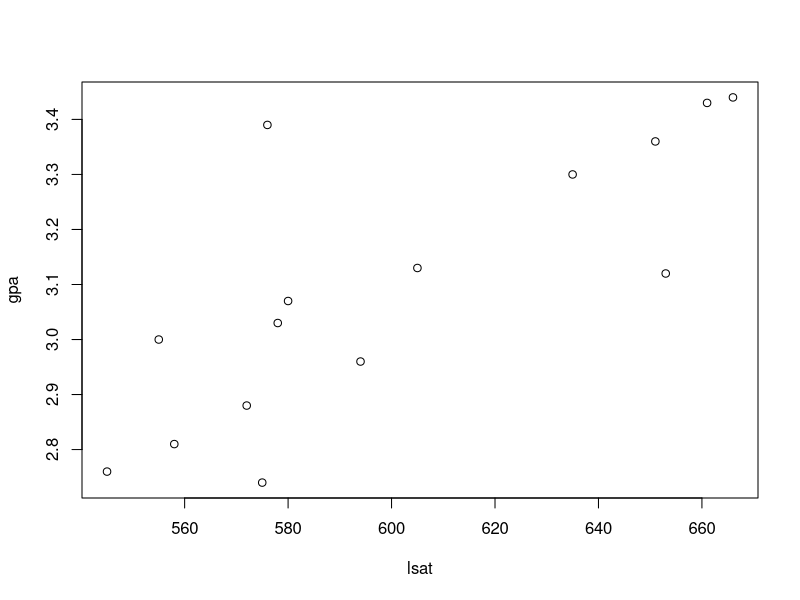
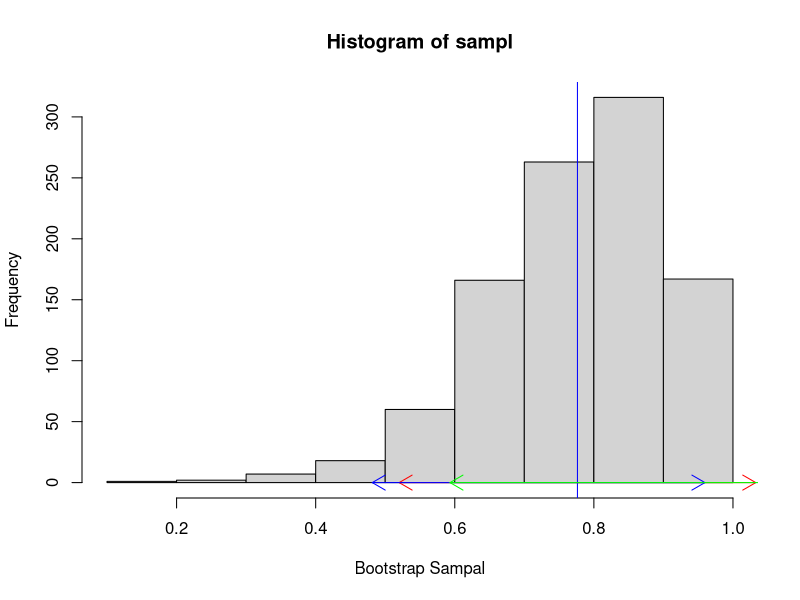

Source code (R) for these figures, in order:
lsat <- c(576,635,558,578,666,580,555,661,651,605,653,575,545,572,594)
gpa <- c(3.39,3.30,2.81,3.03,3.44,3.07,3.00,3.43,3.36,3.13,3.12,2.74,2.76,2.88,2.96)
df <- cbind(lsat,gpa)
N <- nrow(df)
#df[sample(1:N,replace = T),]
#cor(df[sample(1:N,replace = T),])[1,2]
#bootstarp replications
plot(lsat,gpa)
B <- 1000
sampl = 0

for(i in 1:B)
{
	sampl[i] = cor(df[sample(1:N,replace = T),])[1,2]
}

theta.hat = sum((lsat - mean(lsat))*(gpa - mean(gpa))) / sqrt(sum((lsat - mean(lsat))^2)*sum((gpa-mean(gpa))^2))
#theta.hat <- 0.776
se.hat <- sd(sampl)
alpha <- 0.05

#confidence intervals
#normal based C.I.
T.hat.normal <- theta.hat  + 2 * c(-se.hat,se.hat)
cat("normal based confidence interval is ",T.hat.normal,"\n")

#percentile C.I.
quantiles <- quantile(sampl,probs = c(1 - (alpha/2.0), alpha/2.0))
T.hat.percentile <- quantiles
#T.hat.percentile <- c(0.46,0.96)
cat("percentile confidence interval is ",T.hat.percentile,"\n")

#pivotal C.I.
T.hat.pivotal <- 2 * theta.hat - quantiles
#T.hat.pivotal <- 2 * theta.hat - T.hat.percentile
cat("pivotal confidence interval is ",T.hat.pivotal,"\n")

x11()
hist(sampl, xlab = "Bootstrap Sampal")
abline(v = theta.hat,col = "blue")
arrows(T.hat.normal[1],0,x1 = T.hat.normal[2],y1 = 0,code = 3,col = "red",length = 0.15)
arrows(T.hat.percentile[1],0,x1 = T.hat.percentile[2],y1 = 0,code = 3,col = "blue",length = 0.15)
arrows(T.hat.pivotal[1],0,x1 = T.hat.pivotal[2],y1 = 0,code = 3,col = "green",length = 0.15)

print("Note : ")
print("Normal confidence interval is in red")
print("Percentile confidence interval is in blue")
print("pivotal confidence interval is in green")
print("blue line indicates estimated correlation")

